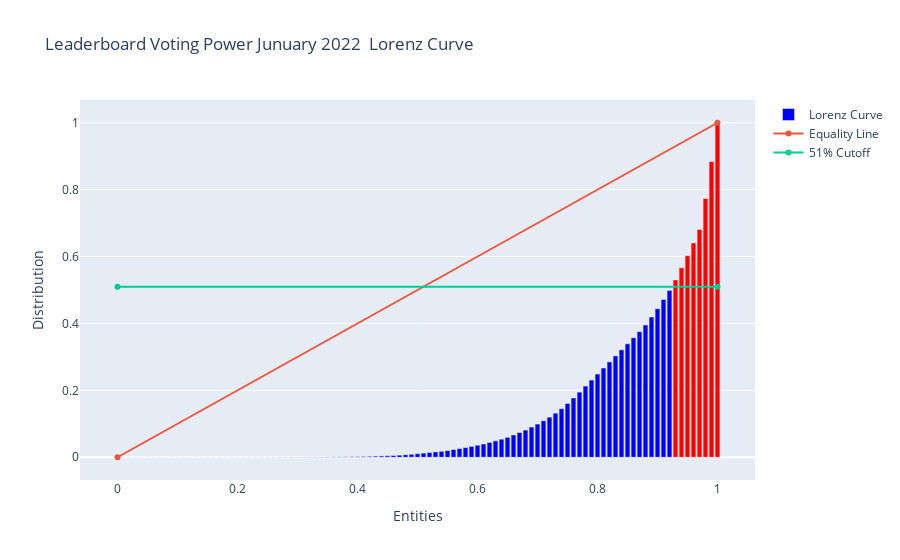

This figure's notebook cell:
### Code cell
plot = custom_sector.get_plot()

### Figure 1 — Plotly figure (JSON) as saved in the notebook; plotly's stock layout.template omitted (floating-point values rounded to 4 significant figures)
{"data": [{"marker": {"color": ["blue", "blue", "blue", "blue", "blue", "blue", "blue", "blue", "blue", "blue", "blue", "blue", "blue", "blue", "blue", "blue", "blue", "blue", "blue", "blue", "blue", "blue", "blue", "blue", "blue", "blue", "blue", "blue", "blue", "blue", "blue", "blue", "blue", "blue", "blue", "blue", "blue", "blue", "blue", "blue", "blue", "blue", "blue", "blue", "blue", "blue", "blue", "blue", "blue", "blue", "blue", "blue", "blue", "blue", "blue", "blue", "blue", "blue", "blue", "blue", "blue", "blue", "blue", "blue", "blue", "blue", "blue", "blue", "blue", "blue", "blue", "blue", "blue", "blue", "blue", "blue", "blue", "blue", "blue", "blue", "blue", "blue", "blue", "blue", "blue", "blue", "blue", "blue", "blue", "blue", "blue", "blue", "blue", "red", "red", "red", "red", "red", "red", "red", "red"]}, "name": "Lorenz Curve", "type": "bar", "x": [0, 0.01, 0.02, 0.03, 0.04, 0.05, 0.06, 0.07, 0.08, 0.09, 0.1, 0.11, 0.12, 0.13, 0.14, 0.15, 0.16, 0.17, 0.18, 0.19, 0.2, 0.21, 0.22, 0.23, 0.24, 0.25, 0.26, 0.27, 0.28, 0.29, 0.3, 0.31, 0.32, 0.33, 0.34, 0.35, 0.36, 0.37, 0.38, 0.39, 0.4, 0.41, 0.42, 0.43, 0.44, 0.45, 0.46, 0.47, 0.48, 0.49, 0.5, 0.51, 0.52, 0.53, 0.54, 0.55, 0.56, 0.57, 0.58, 0.59, 0.6, 0.61, 0.62, 0.63, 0.64, 0.65, 0.66, 0.67, 0.68, 0.69, 0.7, 0.71, 0.72, 0.73, 0.74, 0.75, 0.76, 0.77, 0.78, 0.79, 0.8, 0.81, 0.82, 0.83, 0.84, 0.85, 0.86, 0.87, 0.88, 0.89, 0.9, 0.91, 0.92, 0.93, 0.94, 0.95, 0.96, 0.97, 0.98, 0.99, 1], "y": [0, 6.051e-06, 1.265e-05, 1.942e-05, 2.619e-05, 3.303e-05, 3.988e-05, 4.703e-05, 5.424e-05, 6.145e-05, 6.869e-05, 7.601e-05, 8.377e-05, 9.255e-05, 0.0001016, 0.000111, 0.0001205, 0.0001303, 0.000141, 0.0001519, 0.0001627, 0.0001751, 0.0001892, 0.000205, 0.0002238, 0.0002458, 0.0002681, 0.0003032, 0.0003403, 0.0003904, 0.0004717, 0.0005534, 0.0006384, 0.000731, 0.0008301, 0.0009387, 0.001062, 0.001214, 0.001421, 0.001686, 0.001996, 0.002359, 0.002829, 0.00333, 0.003859, 0.004545, 0.005243, 0.006278, 0.007361, 0.008808, 0.01053, 0.01234, 0.01414, 0.01595, 0.01776, 0.02013, 0.02297, 0.02586, 0.02881, 0.03242, 0.03603, 0.03965, 0.0442, 0.04896, 0.05402, 0.05944, 0.06666, 0.0739, 0.08135, 0.09027, 0.09922, 0.1091, 0.1199, 0.1318, 0.1452, 0.1607, 0.1772, 0.1947, 0.2127, 0.2308, 0.2488, 0.2669, 0.285, 0.303, 0.3211, 0.3391, 0.3572, 0.3753, 0.3951, 0.419, 0.4442, 0.4713, 0.4984, 0.53, 0.5662, 0.6026, 0.6406, 0.6807, 0.7734, 0.8839, 1]}, {"name": "Equality Line", "type": "scatter", "x": [0, 1], "y": [0, 1]}, {"name": "51% Cutoff", "type": "scatter", "x": [0, 1], "y": [0.51, 0.51]}], "layout": {"title": {"text": "Leaderboard Voting Power Junuary 2022  Lorenz Curve"}, "xaxis": {"title": {"text": "Entities"}}, "yaxis": {"title": {"text": "Distribution"}}}}
